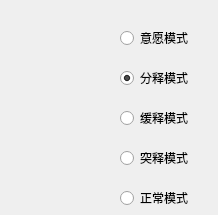
         <widget class="QWidget" name="tab_8">
          <attribute name="title">
           <string>堆积释放模式选择</string>
          </attribute>
          <widget class="QRadioButton" name="radioButton_78">
           <property name="geometry">
            <rect>
             <x>120</x>
             <y>30</y>
             <width>89</width>
             <height>16</height>
            </rect>
           </property>
           <property name="text">
            <string>意愿模式</string>
           </property>
          </widget>
          <widget class="QRadioButton" name="radioButton_79">
           <property name="geometry">
            <rect>
             <x>120</x>
             <y>70</y>
             <width>89</width>
             <height>16</height>
            </rect>
           </property>
           <property name="text">
            <string>分释模式</string>
           </property>
           <property name="checked">
            <bool>true</bool>
           </property>
          </widget>
          <widget class="QRadioButton" name="radioButton_81">
           <property name="geometry">
            <rect>
             <x>120</x>
             <y>150</y>
             <width>89</width>
             <height>16</height>
            </rect>
           </property>
           <property name="text">
            <string>突释模式</string>
           </property>
          </widget>
          <widget class="QRadioButton" name="radioButton_82">
           <property name="geometry">
            <rect>
             <x>120</x>
             <y>190</y>
             <width>89</width>
             <height>16</height>
            </rect>
           </property>
           <property name="text">
            <string>正常模式</string>
           </property>
          </widget>
          <widget class="QRadioButton" name="radioButton_80">
           <property name="geometry">
            <rect>
             <x>120</x>
             <y>110</y>
             <width>89</width>
             <height>16</height>
            </rect>
           </property>
           <property name="text">
            <string>缓释模式</string>
           </property>
          </widget>
         </widget>
